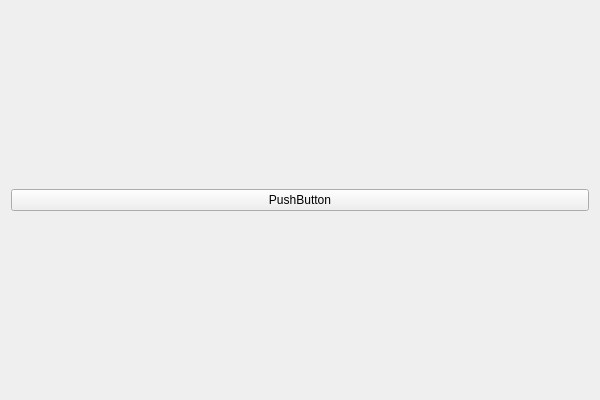
<?xml version="1.0" encoding="UTF-8"?>
<ui version="4.0">
 <class>MediaToolWidgetClass</class>
 <widget class="QWidget" name="MediaToolWidgetClass">
  <property name="geometry">
   <rect>
    <x>0</x>
    <y>0</y>
    <width>600</width>
    <height>400</height>
   </rect>
  </property>
  <property name="windowTitle">
   <string>MediaToolWidget</string>
  </property>
  <layout class="QGridLayout" name="gridLayout">
   <item row="0" column="0">
    <widget class="QPushButton" name="pushButton">
     <property name="text">
      <string>PushButton</string>
     </property>
    </widget>
   </item>
  </layout>
 </widget>
 <layoutdefault spacing="6" margin="11"/>
 <resources/>
 <connections/>
</ui>
